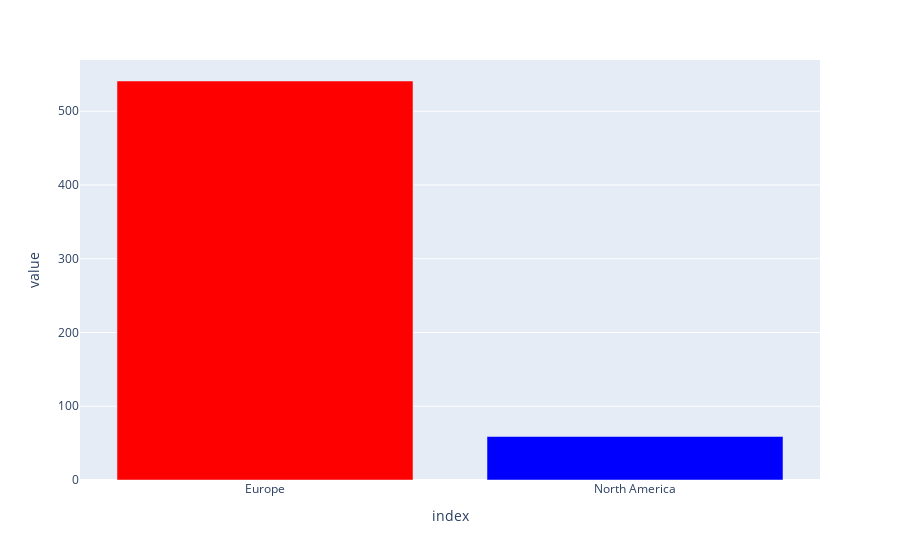

Write notebook code for a chart like this one.
### Code cell
px.bar(df['Location'].value_counts(), color=colors, color_discrete_map="identity")

### Figure 1 — Plotly figure (JSON) as saved in the notebook; plotly's stock layout.template omitted (floating-point values rounded to 4 significant figures)
{"data": [{"alignmentgroup": "True", "hovertemplate": "index=%{x}<br>value=%{y}<extra></extra>", "legendgroup": "", "marker": {"color": "red"}, "name": "", "offsetgroup": "", "orientation": "v", "showlegend": false, "textposition": "auto", "type": "bar", "x": ["Europe"], "xaxis": "x", "y": [541], "yaxis": "y"}, {"alignmentgroup": "True", "hovertemplate": "index=%{x}<br>value=%{y}<extra></extra>", "legendgroup": "", "marker": {"color": "blue"}, "name": "", "offsetgroup": "", "orientation": "v", "showlegend": false, "textposition": "auto", "type": "bar", "x": ["North America"], "xaxis": "x", "y": [59], "yaxis": "y"}], "layout": {"barmode": "relative", "legend": {"tracegroupgap": 0}, "margin": {"t": 60}, "xaxis": {"anchor": "y", "domain": [0, 1], "title": {"text": "index"}}, "yaxis": {"anchor": "x", "domain": [0, 1], "title": {"text": "value"}}}}
